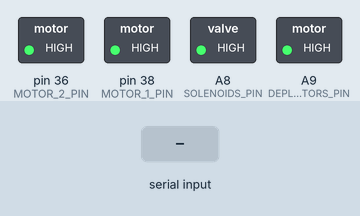
Recording of a sketch running on a simulated Arduino Mega 2560, built with avr-gcc and run on an emulated ATmega2560. Shown: switched loads named in the sketch (green lamp = pin HIGH). The inputs (shaded band) are chosen by the test bench.

Above: at 1.2 s.
1.3 s: "d" received over Serial
At 2.2 s:
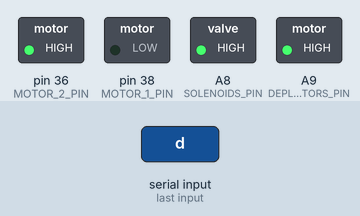
2.8 s: "a" received over Serial
At 3.4 s:
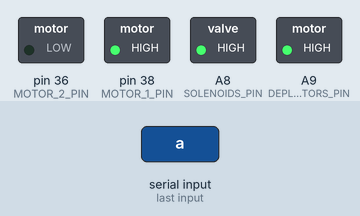
4.3 s: "w" received over Serial
At 5.5 s:
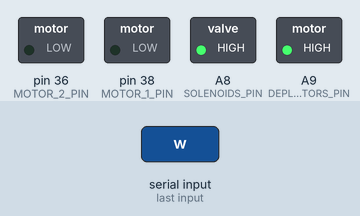
5.8 s: "1" received over Serial
At 7.2 s:
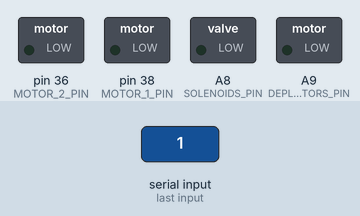
Timing chart, 0 to 8.8 s (numbered marks = the images above; inputs shaded):
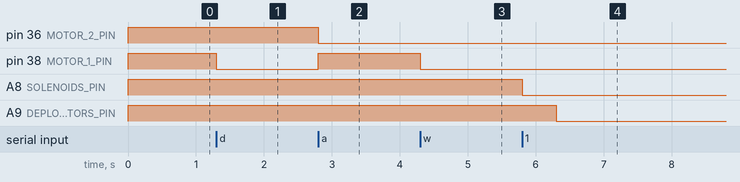

Measured:
- after the input at 1.3 s, pin 38 (MOTOR_1_PIN): HIGH → LOW at once
- after the input at 2.8 s, pin 36 (MOTOR_2_PIN): HIGH → LOW at once; pin 38 (MOTOR_1_PIN): LOW → HIGH at once
- after the input at 4.3 s, pin 38 (MOTOR_1_PIN): HIGH → LOW at once
- after the input at 5.8 s, A8 (SOLENOIDS_PIN): HIGH → LOW at once; A9 (DEPLOYMENT_MOTORS_PIN): HIGH → LOW after 0.50 s

The sketch:

flatboard_rover.ino
```cpp
// Flat test rover control code

const int MOTOR_1_PIN = 38;
const int MOTOR_2_PIN = 36;
const int SOLENOIDS_PIN = A8;
const int DEPLOYMENT_MOTORS_PIN = A9;
char c;


void setup() {
  pinMode(MOTOR_1_PIN, OUTPUT);
  digitalWrite(MOTOR_1_PIN, HIGH);

  pinMode(MOTOR_2_PIN, OUTPUT);
  digitalWrite(MOTOR_2_PIN, HIGH);

  pinMode(SOLENOIDS_PIN, OUTPUT);
  digitalWrite(SOLENOIDS_PIN, HIGH);

  pinMode(DEPLOYMENT_MOTORS_PIN, OUTPUT);
  digitalWrite(DEPLOYMENT_MOTORS_PIN, HIGH);

  Serial.begin(9600);
}

void deploy() {
  digitalWrite(SOLENOIDS_PIN, LOW);
  delay(500);
  digitalWrite(DEPLOYMENT_MOTORS_PIN, LOW);
  delay(5000);
  digitalWrite(SOLENOIDS_PIN, HIGH);
  digitalWrite(DEPLOYMENT_MOTORS_PIN, HIGH);
  delay(1000);
  drive();
}

void drive() {
  right();
  delay(500);

  left();
  delay(500);

  stop();
  delay(500);

  forward();
  delay(5000);

  stop();
}

void right() {
  digitalWrite(MOTOR_1_PIN, LOW); // LOW -> Relay ON
  digitalWrite(MOTOR_2_PIN, HIGH);
}

void left() {
  digitalWrite(MOTOR_1_PIN, HIGH);
  digitalWrite(MOTOR_2_PIN, LOW);
}

void stop() {
  digitalWrite(MOTOR_2_PIN, HIGH);
  digitalWrite(MOTOR_1_PIN, HIGH);
}

void forward() {
  digitalWrite(MOTOR_2_PIN, LOW);
  digitalWrite(MOTOR_1_PIN, LOW);
}

void inputOption(char input) {
  if(input == 'd') {
    right();
  }
  else if(input == 'a') {
    left();
  }
  else if(input == 's') {
    stop();
  }
  else if(input == 'w') {
    forward();
  }
  else if(input == '1') {
    deploy();
  }
}

void loop() {
  if (Serial.available() > 0) {
    c = Serial.read();
    inputOption(c);
  }
}
```
